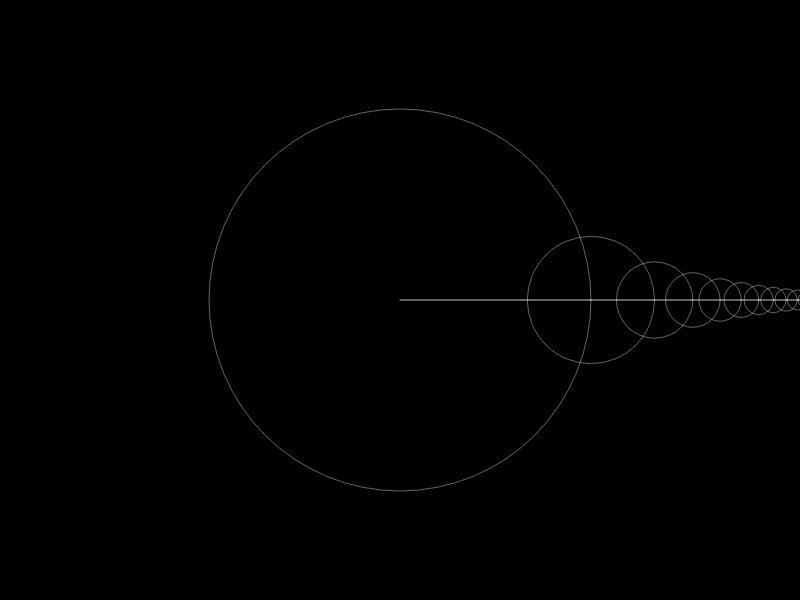
Frame 1 (no input)
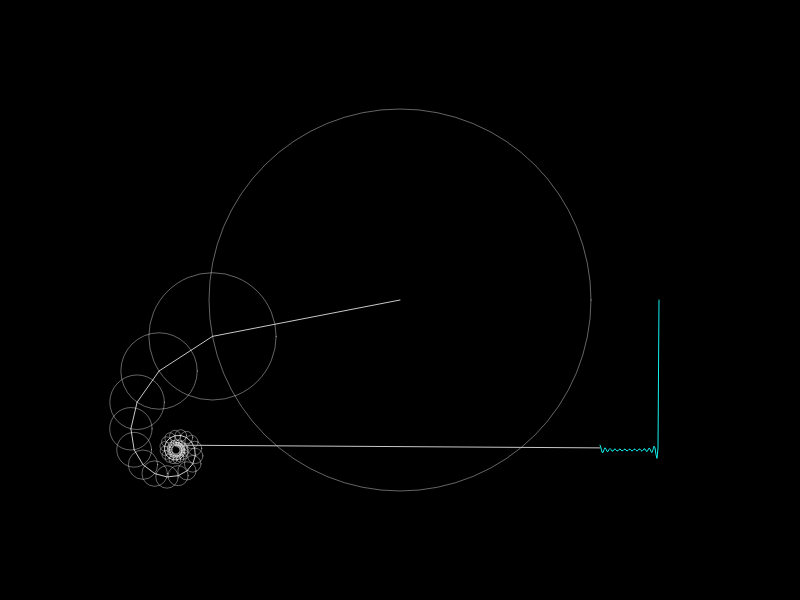
Frame 60 (no input)
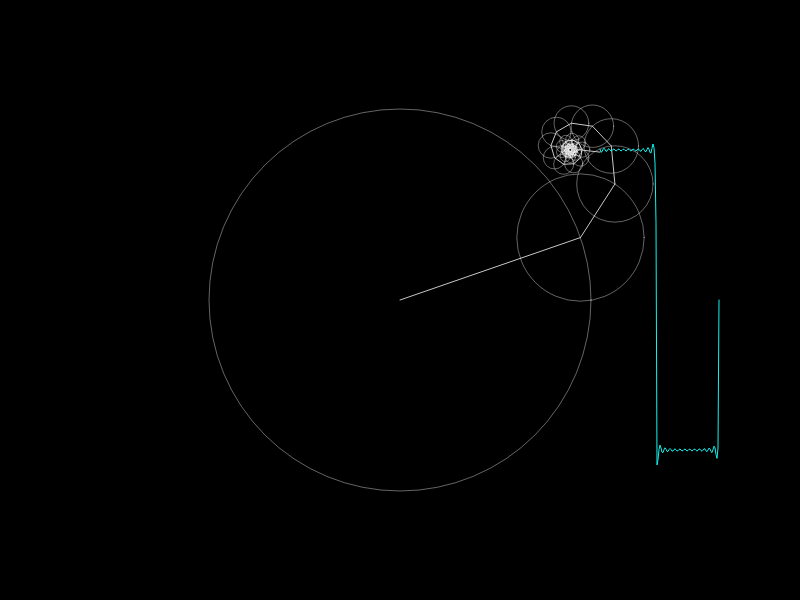
Frame 120 (the mouse pressed at the canvas centre since frame 60)

The p5.js sketch that drew these frames (run headless with seeded random() and noise() and a simulated clock; from frame 60 on, the mouse is pressed at the canvas centre):

// p5.js sketch
// ── sketch.js
// reference for following formulae :https://en.wikipedia.org/wiki/Fourier_series

let time = 0;
let wave = [];

function setup() {
  createCanvas(displayWidth, displayHeight);
  // slider = creatSlider(1, 100, 1);
}

function draw() {
  background(0);
  translate(displayWidth / 2, displayHeight / 2);
  let x = 0;
  let y = 0;

  for (i = 0; i < 50; i++) {
    let prevx = x;
    let prevy = y;
    let n = i * 2 + 1;


     // radius is used in co-ordiante and it is from fourier series formula which correspondes to y value of co ordinates
      let radius = 150 * (4 / (n * PI));
     // to go ahead that line x and y both are incremented by one each time and those are in trmes of polar co-ordinates
    x += radius * cos(n * time);
    y += radius * sin(n * time);

    //big elleipse generating ellipse
    stroke(255, 100);
    noFill();
    ellipse(prevx, prevy, radius * 2);

    // small ellipse on the circumference
    // fill(255 , 100 );
    // ellipse(x, y, 2);

    //line joining centre of big circle to small circile
    stroke(200);
    line(prevx, prevy, x, y);
  }

  //line joining small circle andd the wave
   translate(200, 0);
   line(x - 200, y, 0, wave[0]);

   //generating wave
   wave.unshift(y);
   noFill();
   stroke(19, 244, 239);
   beginShape();
   for (let i = 0; i < wave.length; i++) {
     vertex(i, wave[i]);
   }
   endShape();
   if (wave.lengsth > 250) {
     wave.pop();
   } 

  time += 0.05;
}
